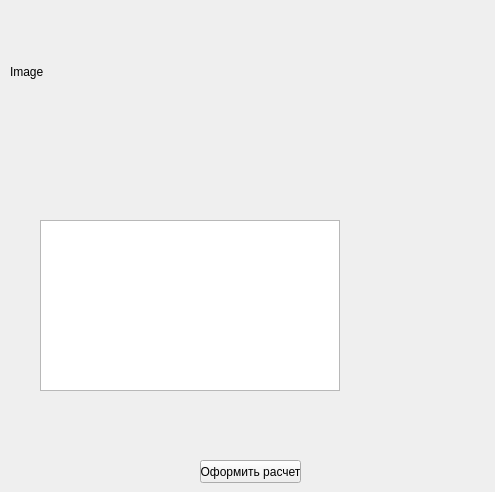
    <widget class="QWidget" name="tab_word">
     <attribute name="title">
      <string>Вывод в Word</string>
     </attribute>
     <widget class="QLabel" name="label_17">
      <property name="geometry">
       <rect>
        <x>10</x>
        <y>30</y>
        <width>476</width>
        <height>85</height>
       </rect>
      </property>
      <property name="text">
       <string>&lt;html&gt;&lt;head/&gt;&lt;body&gt;&lt;p&gt;Image&lt;/p&gt;&lt;/body&gt;&lt;/html&gt;</string>
      </property>
     </widget>
     <widget class="QListView" name="lvCalc">
      <property name="geometry">
       <rect>
        <x>40</x>
        <y>220</y>
        <width>300</width>
        <height>171</height>
       </rect>
      </property>
      <property name="contextMenuPolicy">
       <enum>Qt::CustomContextMenu</enum>
      </property>
      <property name="editTriggers">
       <set>QAbstractItemView::DoubleClicked|QAbstractItemView::EditKeyPressed|QAbstractItemView::SelectedClicked</set>
      </property>
      <property name="movement">
       <enum>QListView::Static</enum>
      </property>
      <property name="modelColumn">
       <number>0</number>
      </property>
     </widget>
     <widget class="QPushButton" name="pbMakeWord">
      <property name="geometry">
       <rect>
        <x>200</x>
        <y>460</y>
        <width>101</width>
        <height>23</height>
       </rect>
      </property>
      <property name="text">
       <string>Оформить расчет</string>
      </property>
     </widget>
    </widget>
